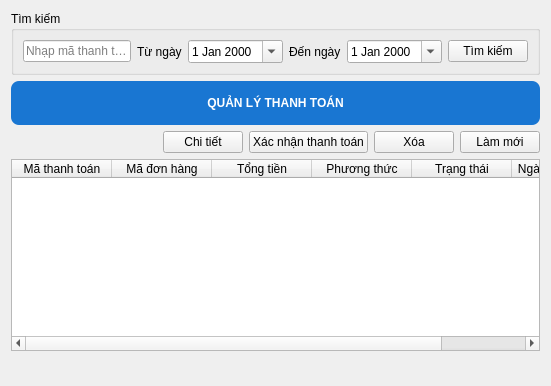
      <widget class="QWidget" name="pageThanhToan">
       <layout class="QVBoxLayout" name="verticalLayout_3">
        <item>
         <widget class="QGroupBox" name="groupBox_3">
          <property name="title">
           <string>Tìm kiếm</string>
          </property>
          <layout class="QHBoxLayout" name="horizontalLayout_11">
           <item>
            <widget class="QLineEdit" name="txtTimKiemTT">
             <property name="text">
              <string/>
             </property>
             <property name="placeholderText">
              <string>Nhạp mã thanh toán</string>
             </property>
            </widget>
           </item>
           <item>
            <widget class="QLabel" name="lblFromDate_2">
             <property name="text">
              <string>Từ ngày</string>
             </property>
            </widget>
           </item>
           <item>
            <widget class="QDateEdit" name="txtTuNgayTT">
             <property name="calendarPopup">
              <bool>true</bool>
             </property>
            </widget>
           </item>
           <item>
            <widget class="QLabel" name="lblToDate_2">
             <property name="text">
              <string>Đến ngày</string>
             </property>
            </widget>
           </item>
           <item>
            <widget class="QDateEdit" name="txtDenNgayTT">
             <property name="calendarPopup">
              <bool>true</bool>
             </property>
            </widget>
           </item>
           <item>
            <widget class="QPushButton" name="btnTimKiemTT">
             <property name="text">
              <string>Tìm kiếm</string>
             </property>
            </widget>
           </item>
          </layout>
         </widget>
        </item>
        <item>
         <widget class="QLabel" name="lblTitle_2">
          <property name="styleSheet">
           <string>
font: 18pt &quot;Arial&quot;;
font-weight:bold;
color:white;
background:#1976D2;
padding:15px;
border-radius:8px;
       </string>
          </property>
          <property name="text">
           <string>QUẢN LÝ THANH TOÁN</string>
          </property>
          <property name="alignment">
           <set>Qt::AlignCenter</set>
          </property>
         </widget>
        </item>
        <item>
         <layout class="QHBoxLayout" name="crudLayout">
          <item>
           <spacer name="horizontalSpacer_12">
            <property name="orientation">
             <enum>Qt::Horizontal</enum>
            </property>
            <property name="sizeHint" stdset="0">
             <size>
              <width>40</width>
              <height>20</height>
             </size>
            </property>
           </spacer>
          </item>
          <item>
           <widget class="QPushButton" name="btnChiTietTT">
            <property name="text">
             <string>Chi tiết</string>
            </property>
           </widget>
          </item>
          <item>
           <widget class="QPushButton" name="btnXacNhanTT">
            <property name="text">
             <string>Xác nhận thanh toán</string>
            </property>
           </widget>
          </item>
          <item>
           <widget class="QPushButton" name="btnXoaTT">
            <property name="text">
             <string>Xóa</string>
            </property>
           </widget>
          </item>
          <item>
           <widget class="QPushButton" name="btnRefreshTT">
            <property name="text">
             <string>Làm mới</string>
            </property>
           </widget>
          </item>
         </layout>
        </item>
        <item>
         <widget class="QTableWidget" name="tblThanhToan">
          <column>
           <property name="text">
            <string>Mã thanh toán</string>
           </property>
          </column>
          <column>
           <property name="text">
            <string>Mã đơn hàng</string>
           </property>
          </column>
          <column>
           <property name="text">
            <string>Tổng tiền</string>
           </property>
          </column>
          <column>
           <property name="text">
            <string>Phương thức</string>
           </property>
          </column>
          <column>
           <property name="text">
            <string>Trạng thái</string>
           </property>
          </column>
          <column>
           <property name="text">
            <string>Ngày thanh toán</string>
           </property>
          </column>
         </widget>
        </item>
        <item>
         <widget class="QFrame" name="khungFrameBanner">
          <layout class="QVBoxLayout" name="bannerLayout"/>
         </widget>
        </item>
       </layout>
      </widget>
